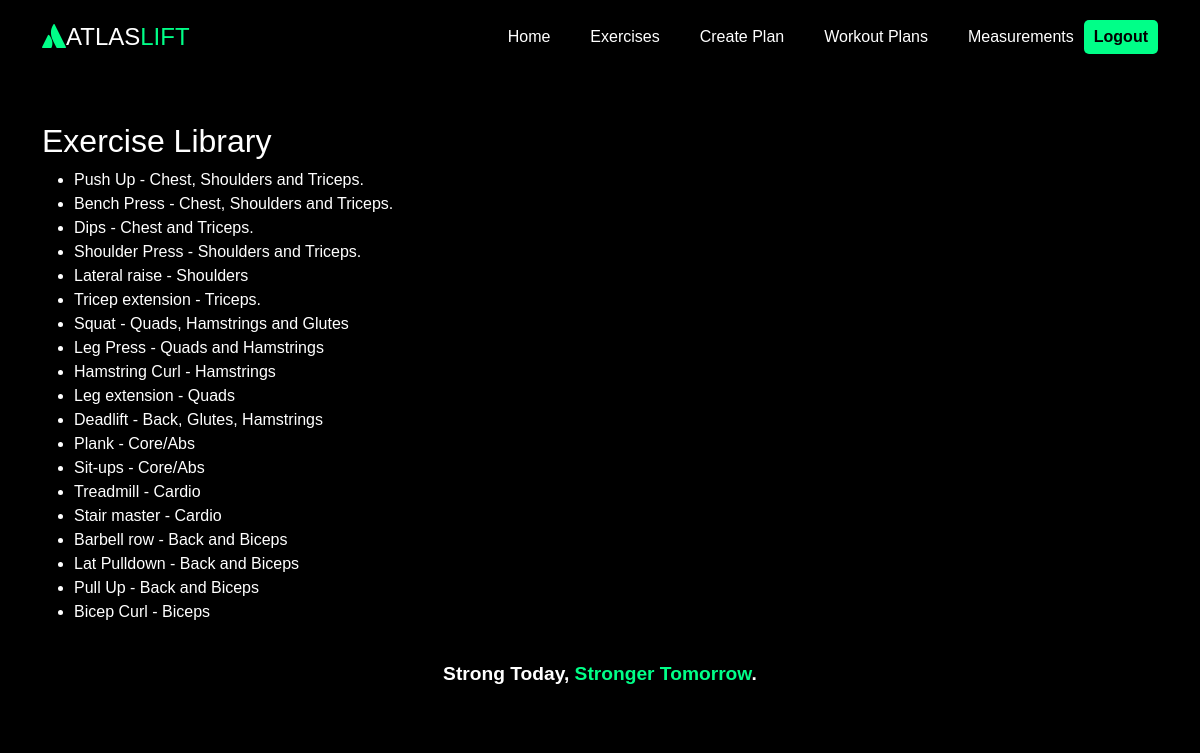
/exercises (signed in), run on the app's committed database.
### models.py (models this page shows, shortened)
class Exercise(db.Model):
    __tablename__ = 'exercises'
    id = db.Column(db.Integer, primary_key=True)
    name = db.Column(db.String(100), nullable=False, unique=True)
    description = db.Column(db.String(255))
    exercise_entries = db.relationship('WorkoutPlanExercises', back_populates='exercise')

### app.py (the view)
    @app.route('/exercises')
    @login_required
    def view_exercises():
        exercises = Exercise.query.all()
        return render_template('exercise_library.html', exercises=exercises)

### templates/exercise_library.html
{% extends "base.html" %}
{% block content %}
    <h2>Exercise Library</h2>
    <ul>
        {% for exercise in exercises %}
            <li>{{ exercise.name }} - {{ exercise.description }}</li>
        {% endfor %}
    </ul>
{% endblock %}

### static/styles.css (style rules this page uses)
body { margin: 0; font-family: 'Arial', sans-serif; color: #fff; background-color: #000; display: flex; flex-direction: column; min-height: 100vh; }

### data on the page
Exercise: name "Push Up", description "Chest, Shoulders and Triceps."
Exercise: name "Bench Press", description "Chest, Shoulders and Triceps."
Exercise: name "Dips", description "Chest and Triceps."
Exercise: name "Shoulder Press", description "Shoulders and Triceps."
Exercise: name "Lateral raise", description "Shoulders"
Exercise: name "Tricep extension", description "Triceps."
Exercise: name "Squat", description "Quads, Hamstrings and Glutes"
Exercise: name "Leg Press", description "Quads and Hamstrings"
Exercise: name "Hamstring Curl", description "Hamstrings"
Exercise: name "Leg extension", description "Quads"
Exercise: name "Deadlift", description "Back, Glutes, Hamstrings"
Exercise: name "Plank", description "Core/Abs"
Exercise: name "Sit-ups", description "Core/Abs"
Exercise: name "Treadmill", description "Cardio"
Exercise: name "Stair master", description "Cardio"
Exercise: name "Barbell row", description "Back and Biceps"
Exercise: name "Lat Pulldown", description "Back and Biceps"
Exercise: name "Pull Up", description "Back and Biceps"
Exercise: name "Bicep Curl", description "Biceps"
